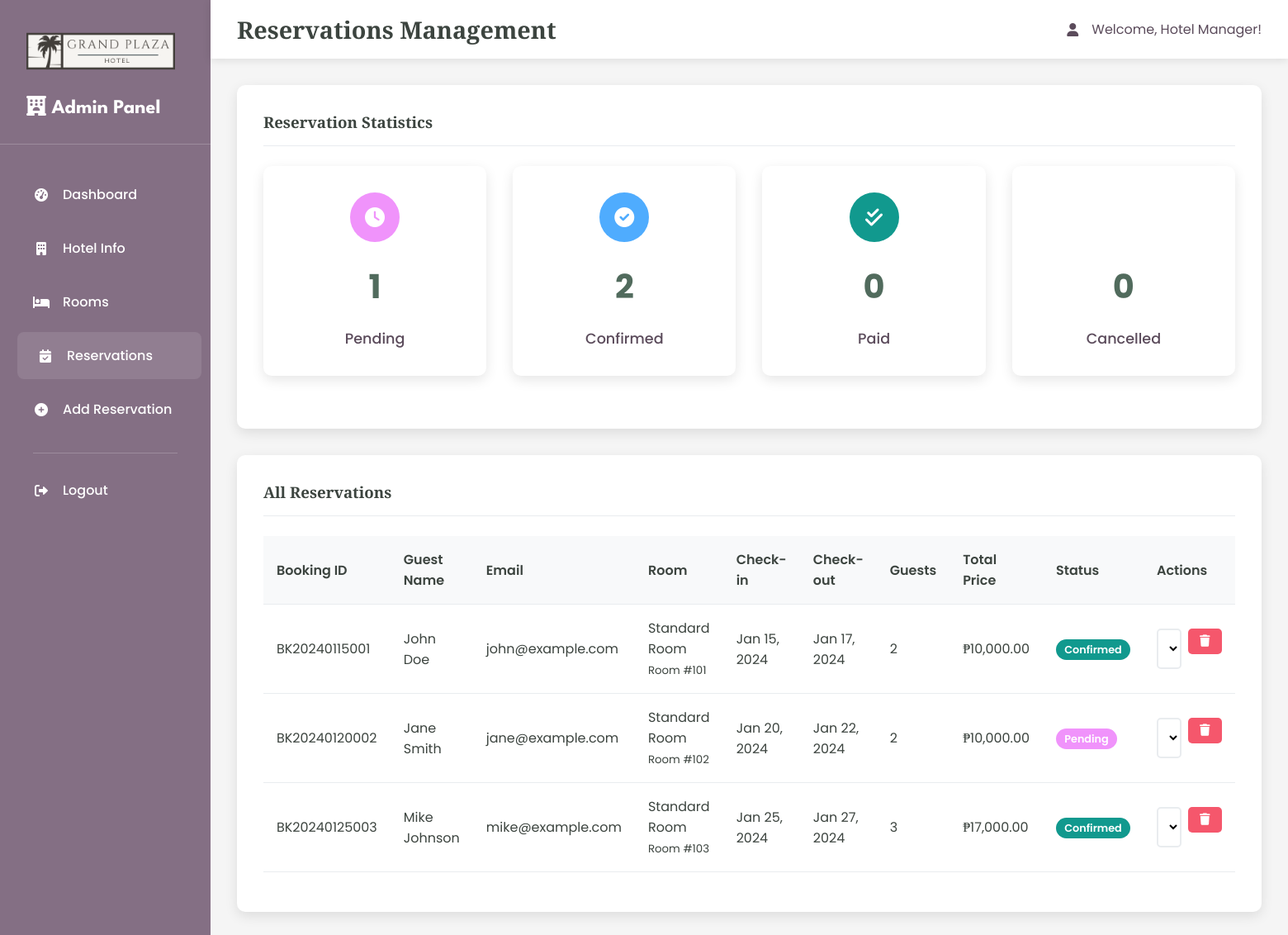
Page /admin/reservations.php (signed in) on the committed database.
### tables this page shows
CREATE TABLE reservations (
    id INT AUTO_INCREMENT PRIMARY KEY,
    booking_id VARCHAR(50) UNIQUE NOT NULL,
    room_id INT NOT NULL,
    guest_name VARCHAR(255) NOT NULL,
    email VARCHAR(255) NOT NULL,
    phone VARCHAR(20),
    check_in_date DATE NOT NULL,
    check_out_date DATE NOT NULL,
    num_guests INT NOT NULL,
    total_price DECIMAL(10,2),
    status ENUM('pending', 'confirmed', 'cancelled', 'completed') DEFAULT 'pending',
    special_requests TEXT,
    created_at TIMESTAMP DEFAULT CURRENT_TIMESTAMP,
    updated_at TIMESTAMP DEFAULT CURRENT_TIMESTAMP ON UPDATE CURRENT_TIMESTAMP,
    FOREIGN KEY (room_id) REFERENCES rooms(id) ON DELETE CASCADE
);

CREATE TABLE rooms (
    id INT AUTO_INCREMENT PRIMARY KEY,
    name VARCHAR(100) NOT NULL,
    room_number VARCHAR(50) NOT NULL UNIQUE,
    room_type VARCHAR(100) NOT NULL,
    capacity INT NOT NULL,
    size INT,
    price_per_night DECIMAL(10,2) NOT NULL,
    description TEXT,
    has_wifi BOOLEAN DEFAULT TRUE,
    has_tv BOOLEAN DEFAULT TRUE,
    has_ac BOOLEAN DEFAULT TRUE,
    is_available BOOLEAN DEFAULT TRUE,
    image_url VARCHAR(500),
    created_at TIMESTAMP DEFAULT CURRENT_TIMESTAMP,
    updated_at TIMESTAMP DEFAULT CURRENT_TIMESTAMP ON UPDATE CURRENT_TIMESTAMP
);

### admin/reservations.php (the view, shortened to what this page needs)
<?php
$pdo = getDBConnection();
$stmt = $pdo->query("
    SELECT r.*,
           rm.room_type, rm.room_number, rm.price_per_night
    FROM reservations r
    JOIN rooms rm ON r.room_id = rm.id
    ORDER BY r.created_at DESC
");
$reservations = $stmt->fetchAll();
$stmt = $pdo->query("SELECT status, COUNT(*) as count FROM reservations GROUP BY status");
$statusCounts = $stmt->fetchAll();
$statusStats = [];
foreach ($statusCounts as $stat) {
    $statusStats[$stat['status']] = $stat['count'];
}
?>
<!DOCTYPE html>
<html lang="en">
<head>
    <link href="https://cdnjs.cloudflare.com/ajax/libs/font-awesome/6.0.0/css/all.min.css" rel="stylesheet">
    <link rel="stylesheet" href="admin-styles.css">
</head>
<body>
    <div class="admin-container">
        <div class="sidebar">
            <div class="sidebar-header">
                <a href="../index.php" class="logo">
                    <img src="../assets/images/logo.png" alt="Hotel Logo" style="height: 60px; width: auto;">
                </a>
                <h3><i class="fas fa-hotel"></i> Admin Panel</h3>
            </div>
            <nav class="sidebar-nav">
                <div class="nav-item">
                    <a href="dashboard.php" class="nav-link">
                        <i class="fas fa-tachometer-alt"></i>
                        Dashboard
                    </a>
                </div>
                <div class="nav-item">
                    <a href="hotel.php" class="nav-link">
                        <i class="fas fa-building"></i>
                        Hotel Info
                    </a>
                </div>
                <div class="nav-item">
                    <a href="rooms.php" class="nav-link">
                        <i class="fas fa-bed"></i>
                        Rooms
                    </a>
                </div>
                <div class="nav-item">
                    <a href="reservations.php" class="nav-link active">
                        <i class="fas fa-calendar-check"></i>
                        Reservations
                    </a>
                </div>
                <div class="nav-item">
                    <a href="add_reservation.php" class="nav-link">
                        <i class="fas fa-plus-circle"></i>
                        Add Reservation
                    </a>
                </div>
                <div class="nav-divider"></div>
                <div class="nav-item">
                    <a href="?logout=1" class="nav-link">
                        <i class="fas fa-sign-out-alt"></i>
                        Logout
                    </a>
                </div>
            </nav>
        </div>
        <div class="main-content">
            <div class="top-nav">
                <h1 class="page-title">Reservations Management</h1>
                <div class="user-info">
                    <i class="fas fa-user"></i>
                    <span>Welcome, <?php echo htmlspecialchars($_SESSION['admin_name']); ?>!</span>
                </div>
            </div>
            <div class="card">
                <div class="card-header">
                    <h3 class="card-title">Reservation Statistics</h3>
                </div>
                <div class="stats-grid">
                    <div class="stat-card">
                        <div class="stat-icon warning">
                            <i class="fas fa-clock"></i>
                        </div>
                        <div class="stat-number"><?php echo $statusStats['pending'] ?? 0; ?></div>
                        <div class="stat-label">Pending</div>
                    </div>
                    <div class="stat-card">
                        <div class="stat-icon info">
                            <i class="fas fa-check-circle"></i>
                        </div>
                        <div class="stat-number"><?php echo $statusStats['confirmed'] ?? 0; ?></div>
                        <div class="stat-label">Confirmed</div>
                    </div>
                    <div class="stat-card">
                        <div class="stat-icon success">
                            <i class="fas fa-check-double"></i>
                        </div>
                        <div class="stat-number"><?php echo $statusStats['paid'] ?? 0; ?></div>
                        <div class="stat-label">Paid</div>
                    </div>
                    <div class="stat-card">
                        <div class="stat-icon danger">
                            <i class="fas fa-times-circle"></i>
                        </div>
                        <div class="stat-number"><?php echo $statusStats['cancelled'] ?? 0; ?></div>
                        <div class="stat-label">Cancelled</div>
                    </div>
                </div>
            </div>
            <div class="card">
                <div class="card-header">
                    <h3 class="card-title">All Reservations</h3>
                </div>
                <div class="table-responsive">
                    <table class="table">
                        <thead>
                            <tr>
                                <th>Booking ID</th>
                                <th>Guest Name</th>
                                <th>Email</th>
                                <th>Room</th>
                                <th>Check-in</th>
                                <th>Check-out</th>
                                <th>Guests</th>
                                <th>Total Price</th>
                                <th>Status</th>
                                <th>Actions</th>
                            </tr>
                        </thead>
                        <tbody>
                            <?php foreach ($reservations as $reservation): ?>
                            <tr>
                                <td><?php echo htmlspecialchars($reservation['booking_id']); ?></td>
                                <td><?php echo htmlspecialchars($reservation['guest_name']); ?></td>
                                <td><?php echo htmlspecialchars($reservation['email']); ?></td>
                                <td>
                                    <?php echo htmlspecialchars($reservation['room_type']); ?>
                                    <br><small class="text-muted">Room #<?php echo htmlspecialchars($reservation['room_number']); ?></small>
                                </td>
                                <td><?php echo date('M d, Y', strtotime($reservation['check_in_date'])); ?></td>
                                <td><?php echo date('M d, Y', strtotime($reservation['check_out_date'])); ?></td>
                                <td><?php echo htmlspecialchars($reservation['num_guests']); ?></td>
                                <td>₱<?php echo number_format($reservation['total_price'], 2); ?></td>
                                <td>
                                    <span class="badge badge-<?php
                                        echo $reservation['status'] === 'confirmed' ? 'success' :
                                            ($reservation['status'] === 'pending' ? 'warning' :
                                            ($reservation['status'] === 'cancelled' ? 'danger' : 'info'));
                                    ?>">
                                        <?php echo ucfirst($reservation['status']); ?>
                                    </span>
                                </td>
                                <td>
                                    <div class="table-actions">
                                        <form method="POST" style="display: inline;">
                                            <select name="status" class="form-select form-select-sm" onchange="this.form.submit()">
                                                <option value="pending" <?php echo $reservation['status'] === 'pending' ? 'selected' : ''; ?>>Pending</option>
                                                <option value="confirmed" <?php echo $reservation['status'] === 'confirmed' ? 'selected' : ''; ?>>Confirmed</option>
                                            </select>
                                        </form>
                                        <form method="POST" style="display: inline;" onsubmit="return confirm('Are you sure you want to delete this reservation?');">
                                            <button type="submit" class="btn btn-danger btn-sm">
                                                <i class="fas fa-trash"></i>
                                            </button>
                                        </form>
                                    </div>
                                </td>
                            </tr>
                            <?php endforeach; ?>
                        </tbody>
                    </table>
                </div>
            </div>
        </div>
    </div>
</body>
</html>

### admin/admin-styles.css (style rules this page uses)
body { margin: 0; font-family: 'Poppins', serif; color: #3c443f; background-color: #ffffff; }
h1, h2, h3, h4, h5, h6 { font-family: 'Libre Baskerville', sans-serif; }
a { text-decoration: none; color: inherit; }
.admin-container { display: flex; min-height: 100vh; }
.sidebar { background-color: #846f84; width: 280px; color: #ffffff; padding: 2em 0; box-shadow: 2px 0 10px rgba(0,0,0,0.1); }
.sidebar-header { padding: 0 2em 2em 2em; border-bottom: 1px solid rgba(255,255,255,0.2); margin-bottom: 2em; }
.sidebar-header h3 { font-family: 'League Spartan', sans-serif; font-size: 1.5em; margin: 0; color: #ffffff; }
.logo { display: flex; align-items: center; text-decoration: none; color: #ffffff; font-family: 'League Spartan', sans-serif; font-size: 1.5em; font-weight: bold; transition: opacity 0.3s ease; margin-bottom: 1em; }
.logo img { height: 35px; width: auto; margin-right: 10px; border-radius: 5px; }
.sidebar-nav { padding: 0 1em; }
.nav-item { margin-bottom: 0.5em; }
.nav-link { display: flex; align-items: center; padding: 1em 1.5em; color: #ffffff; border-radius: 8px; transition: all 0.3s ease; font-weight: 500; }
.nav-link:hover, .nav-link.active { background-color: rgba(255,255,255,0.1); color: #ffffff; transform: translateX(5px); }
.nav-link i { margin-right: 1em; width: 20px; text-align: center; }
.nav-divider { border-top: 1px solid rgba(255,255,255,0.2); margin: 1.5em 1.5em 1em 1.5em; }
.main-content { flex: 1; background-color: #f5f5f5; padding: 2em; }
.top-nav { background-color: #ffffff; padding: 1em 2em; margin: -2em -2em 2em -2em; box-shadow: 0 2px 10px rgba(0,0,0,0.1); display: flex; justify-content: space-between; align-items: center; }
.page-title { font-family: 'Libre Baskerville', sans-serif; font-size: 1.8em; color: #3c443f; margin: 0; }
.user-info { display: flex; align-items: center; gap: 1em; color: #5b4b5b; }
.card { background: #ffffff; border-radius: 10px; box-shadow: 0 5px 15px rgba(0,0,0,0.1); padding: 2em; margin-bottom: 2em; border: none; }
.card-header { background: none; border-bottom: 1px solid #e9ecef; padding-bottom: 1em; margin-bottom: 1.5em; }
.card-title { font-family: 'Libre Baskerville', sans-serif; color: #3c443f; margin: 0; }
.stats-grid { display: grid; grid-template-columns: repeat(auto-fit, minmax(250px, 1fr)); gap: 2em; margin-bottom: 2em; }
.stat-card { background: #ffffff; border-radius: 10px; padding: 2em; box-shadow: 0 5px 15px rgba(0,0,0,0.1); text-align: center; transition: transform 0.3s ease; }
.stat-icon { width: 60px; height: 60px; border-radius: 50%; display: flex; align-items: center; justify-content: center; margin: 0 auto 1em auto; font-size: 1.5em; color: #ffffff; }
.stat-icon.success { background-color: #11998e; }
.stat-icon.warning { background-color: #f093fb; }
.stat-icon.info { background-color: #4facfe; }
.stat-number { font-size: 2.5em; font-weight: bold; color: #516b5d; margin-bottom: 0.5em; }
.stat-label { font-size: 1.1em; color: #5b4b5b; font-weight: 500; }
.btn { padding: 0.8em 1.5em; border: none; border-radius: 5px; font-weight: bold; transition: all 0.3s ease; cursor: pointer; text-decoration: none; display: inline-block; text-align: center; }
.btn-danger { background-color: #f5576c; color: #ffffff; }
.btn-sm { padding: 0.5em 1em; font-size: 0.9em; }
.form-select { width: 100%; padding: 0.8em; border: 2px solid #e9ecef; border-radius: 5px; font-size: 1em; background-color: #ffffff; transition: border-color 0.3s ease; }
.table { width: 100%; border-collapse: collapse; margin-bottom: 1em; }
.table th, .table td { padding: 1em; text-align: left; border-bottom: 1px solid #e9ecef; }
.table th { background-color: #f8f9fa; font-weight: 600; color: #3c443f; }
.table-actions { display: flex; gap: 0.5em; }
.badge { padding: 0.3em 0.8em; border-radius: 20px; font-size: 0.8em; font-weight: 600; }
.badge-success { background-color: #11998e; color: #ffffff; }
.badge-warning { background-color: #f093fb; color: #ffffff; }

### rows in the picture
reservations: booking "BK20240115001", guest_name "John Doe", email "john@example.com", room.room_type "Standard Room", room.room_number "101", check_in_date "Jan 15, 2024", check_out_date "Jan 17, 2024", num_guests "2", total_price "10,000.00", status "Confirmed"
reservations: booking "BK20240120002", guest_name "Jane Smith", email "jane@example.com", room.room_type "Standard Room", room.room_number "102", check_in_date "Jan 20, 2024", check_out_date "Jan 22, 2024", num_guests "2", total_price "10,000.00", status "Pending"
reservations: booking "BK20240125003", guest_name "Mike Johnson", email "mike@example.com", room.room_type "Standard Room", room.room_number "103", check_in_date "Jan 25, 2024", check_out_date "Jan 27, 2024", num_guests "3", total_price "17,000.00", status "Confirmed"

### other values in the picture
$_SESSION['admin_name'] "Hotel Manager"
$statusStats['pending'] "1"
$statusStats['confirmed'] "2"
$statusStats['paid'] "0"
$statusStats['cancelled'] "0"
